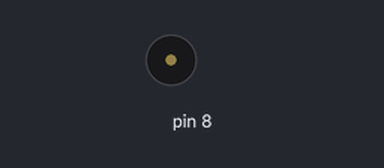
A sketch run on a simulated Arduino Uno, built with avr-gcc and run on an emulated ATmega328P. Parts: buzzer (waves = sounding).

Above: at 0.45 s.
At 7.75 s:
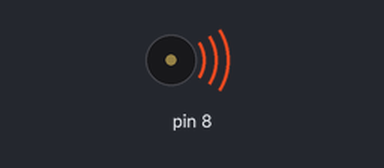
Timing chart, 0 to 14.5 s (numbered marks = the images above):
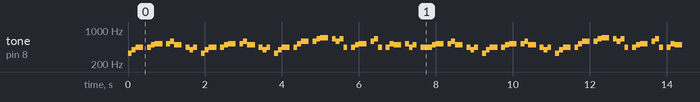

The sketch:

passive_buzzer.ino
```cpp
//www.elegoo.com
//2016.12.08

#include "pitches.h"

// notes in the melody:
int melody[] = {
  NOTE_E4, NOTE_G4, NOTE_A4, NOTE_A4, 0,
   NOTE_A4, NOTE_B4, NOTE_C5, NOTE_C5, 0,
   NOTE_C5, NOTE_D5, NOTE_B4, NOTE_B4, 0,
   NOTE_A4, NOTE_G4, NOTE_A4, 0,

   NOTE_E4, NOTE_G4, NOTE_A4, NOTE_A4, 0,
   NOTE_A4, NOTE_B4, NOTE_C5, NOTE_C5, 0,
   NOTE_C5, NOTE_D5, NOTE_B4, NOTE_B4, 0,
   NOTE_A4, NOTE_G4, NOTE_A4, 0,

   NOTE_E4, NOTE_G4, NOTE_A4, NOTE_A4, 0,
   NOTE_A4, NOTE_C5, NOTE_D5, NOTE_D5, 0,
   NOTE_D5, NOTE_E5, NOTE_F5, NOTE_F5, 0,
   NOTE_E5, NOTE_D5, NOTE_E5, NOTE_A4, 0,

   NOTE_A4, NOTE_B4, NOTE_C5, NOTE_C5, 0,
   NOTE_D5, NOTE_E5, NOTE_A4, 0,
   NOTE_A4, NOTE_C5, NOTE_B4, NOTE_B4, 0,
   NOTE_C5, NOTE_A4, NOTE_B4, 0,

   NOTE_A4, NOTE_A4,
   //Repeat of first part
   NOTE_A4, NOTE_B4, NOTE_C5, NOTE_C5, 0,
   NOTE_C5, NOTE_D5, NOTE_B4, NOTE_B4, 0,
   NOTE_A4, NOTE_G4, NOTE_A4, 0,

   NOTE_E4, NOTE_G4, NOTE_A4, NOTE_A4, 0,
   NOTE_A4, NOTE_B4, NOTE_C5, NOTE_C5, 0,
   NOTE_C5, NOTE_D5, NOTE_B4, NOTE_B4, 0,
   NOTE_A4, NOTE_G4, NOTE_A4, 0,

   NOTE_E4, NOTE_G4, NOTE_A4, NOTE_A4, 0,
   NOTE_A4, NOTE_C5, NOTE_D5, NOTE_D5, 0,
   NOTE_D5, NOTE_E5, NOTE_F5, NOTE_F5, 0,
   NOTE_E5, NOTE_D5, NOTE_E5, NOTE_A4, 0,

   NOTE_A4, NOTE_B4, NOTE_C5, NOTE_C5, 0,
   NOTE_D5, NOTE_E5, NOTE_A4, 0,
   NOTE_A4, NOTE_C5, NOTE_B4, NOTE_B4, 0,
   NOTE_C5, NOTE_A4, NOTE_B4, 0,
   //End of Repeat

   NOTE_E5, 0, 0, NOTE_F5, 0, 0,
   NOTE_E5, NOTE_E5, 0, NOTE_G5, 0, NOTE_E5, NOTE_D5, 0, 0,
   NOTE_D5, 0, 0, NOTE_C5, 0, 0,
   NOTE_B4, NOTE_C5, 0, NOTE_B4, 0, NOTE_A4,

   NOTE_E5, 0, 0, NOTE_F5, 0, 0,
   NOTE_E5, NOTE_E5, 0, NOTE_G5, 0, NOTE_E5, NOTE_D5, 0, 0,
   NOTE_D5, 0, 0, NOTE_C5, 0, 0,
   NOTE_B4, NOTE_C5, 0, NOTE_B4, 0, NOTE_A4};

int duration[] = {         //duration of each note (in ms) Quarter Note is set to 250 ms
  125, 125, 250, 125, 125,
  125, 125, 250, 125, 125,
  125, 125, 250, 125, 125,
  125, 125, 375, 125,

  125, 125, 250, 125, 125,
  125, 125, 250, 125, 125,
  125, 125, 250, 125, 125,
  125, 125, 375, 125,

  125, 125, 250, 125, 125,
  125, 125, 250, 125, 125,
  125, 125, 250, 125, 125,
  125, 125, 125, 250, 125,

  125, 125, 250, 125, 125,
  250, 125, 250, 125,
  125, 125, 250, 125, 125,
  125, 125, 375, 375,

  250, 125,
  //Rpeat of First Part
  125, 125, 250, 125, 125,
  125, 125, 250, 125, 125,
  125, 125, 375, 125,

  125, 125, 250, 125, 125,
  125, 125, 250, 125, 125,
  125, 125, 250, 125, 125,
  125, 125, 375, 125,

  125, 125, 250, 125, 125,
  125, 125, 250, 125, 125,
  125, 125, 250, 125, 125,
  125, 125, 125, 250, 125,

  125, 125, 250, 125, 125,
  250, 125, 250, 125,
  125, 125, 250, 125, 125,
  125, 125, 375, 375,
  //End of Repeat

  250, 125, 375, 250, 125, 375,
  125, 125, 125, 125, 125, 125, 125, 125, 375,
  250, 125, 375, 250, 125, 375,
  125, 125, 125, 125, 125, 500,

  250, 125, 375, 250, 125, 375,
  125, 125, 125, 125, 125, 125, 125, 125, 375,
  250, 125, 375, 250, 125, 375,
  125, 125, 125, 125, 125, 500
};;  // 500 miliseconds

void setup() {

}

void loop() {
  for (int thisNote = 0; thisNote < 203; thisNote++) {
    // pin8 output the voice, every scale is 0.5 sencond
    tone(8, melody[thisNote], duration[thisNote]);

    // Output the voice after several minutes
    delay(100);
  }

  // restart after two seconds
  delay(2000);
}
```

pitches.h
```cpp
/*************************************************
 * Public Constants
 *************************************************/

#define NOTE_B0  31
#define NOTE_C1  33
#define NOTE_CS1 35
#define NOTE_D1  37
#define NOTE_DS1 39
#define NOTE_E1  41
#define NOTE_F1  44
#define NOTE_FS1 46
#define NOTE_G1  49
#define NOTE_GS1 52
#define NOTE_A1  55
#define NOTE_AS1 58
#define NOTE_B1  62
#define NOTE_C2  65
#define NOTE_CS2 69
#define NOTE_D2  73
#define NOTE_DS2 78
#define NOTE_E2  82
#define NOTE_F2  87
#define NOTE_FS2 93
#define NOTE_G2  98
#define NOTE_GS2 104
#define NOTE_A2  110
#define NOTE_AS2 117
#define NOTE_B2  123
#define NOTE_C3  131
#define NOTE_CS3 139
#define NOTE_D3  147
#define NOTE_DS3 156
#define NOTE_E3  165
#define NOTE_F3  175
#define NOTE_FS3 185
#define NOTE_G3  196
#define NOTE_GS3 208
#define NOTE_A3  220
#define NOTE_AS3 233
#define NOTE_B3  247
#define NOTE_C4  262
#define NOTE_CS4 277
#define NOTE_D4  294
#define NOTE_DS4 311
#define NOTE_E4  330
#define NOTE_F4  349
#define NOTE_FS4 370
#define NOTE_G4  392
#define NOTE_GS4 415
#define NOTE_A4  440
#define NOTE_AS4 466
#define NOTE_B4  494
#define NOTE_C5  523
#define NOTE_CS5 554
#define NOTE_D5  587
#define NOTE_DS5 622
#define NOTE_E5  659
#define NOTE_F5  698
#define NOTE_FS5 740
#define NOTE_G5  784
#define NOTE_GS5 831
#define NOTE_A5  880
#define NOTE_AS5 932
#define NOTE_B5  988
#define NOTE_C6  1047
#define NOTE_CS6 1109
#define NOTE_D6  1175
#define NOTE_DS6 1245
#define NOTE_E6  1319
#define NOTE_F6  1397
#define NOTE_FS6 1480
#define NOTE_G6  1568
#define NOTE_GS6 1661
#define NOTE_A6  1760
#define NOTE_AS6 1865
#define NOTE_B6  1976
#define NOTE_C7  2093
#define NOTE_CS7 2217
#define NOTE_D7  2349
#define NOTE_DS7 2489
#define NOTE_E7  2637
#define NOTE_F7  2794
#define NOTE_FS7 2960
#define NOTE_G7  3136
#define NOTE_GS7 3322
#define NOTE_A7  3520
#define NOTE_AS7 3729
#define NOTE_B7  3951
#define NOTE_C8  4186
#define NOTE_CS8 4435
#define NOTE_D8  4699
#define NOTE_DS8 4978
```

Measured:
- by itself, tone on pin 8: plays 330 Hz for 0.10 s, 392 Hz for 0.10 s, 440 Hz for 0.20 s, 440 Hz for 0.10 s, 494 Hz for 0.10 s, 523 Hz for 0.20 s … (705 notes in this stretch)
